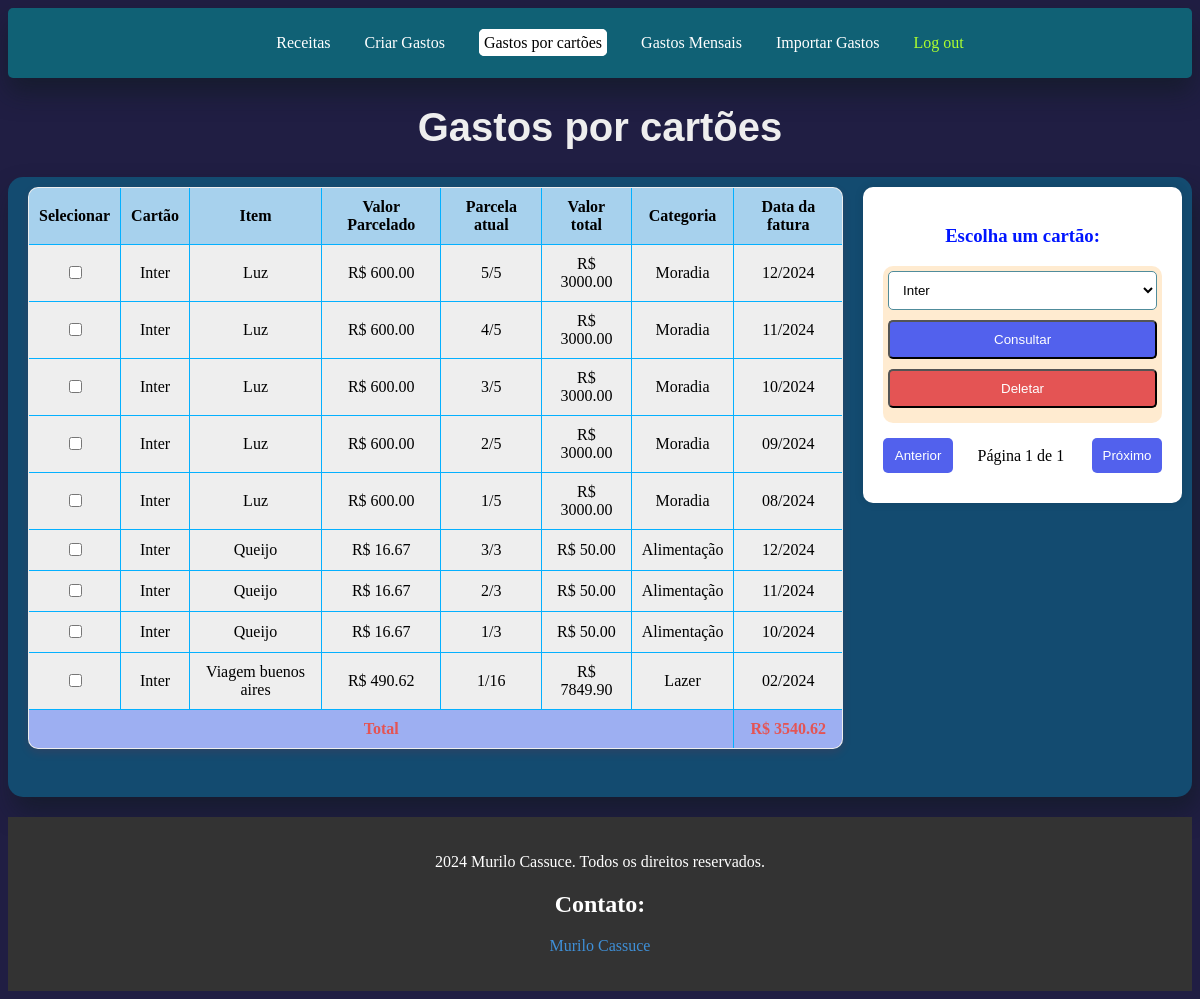
/gastosIndividuais/ (signed in), run on an earlier commit of the app's database.
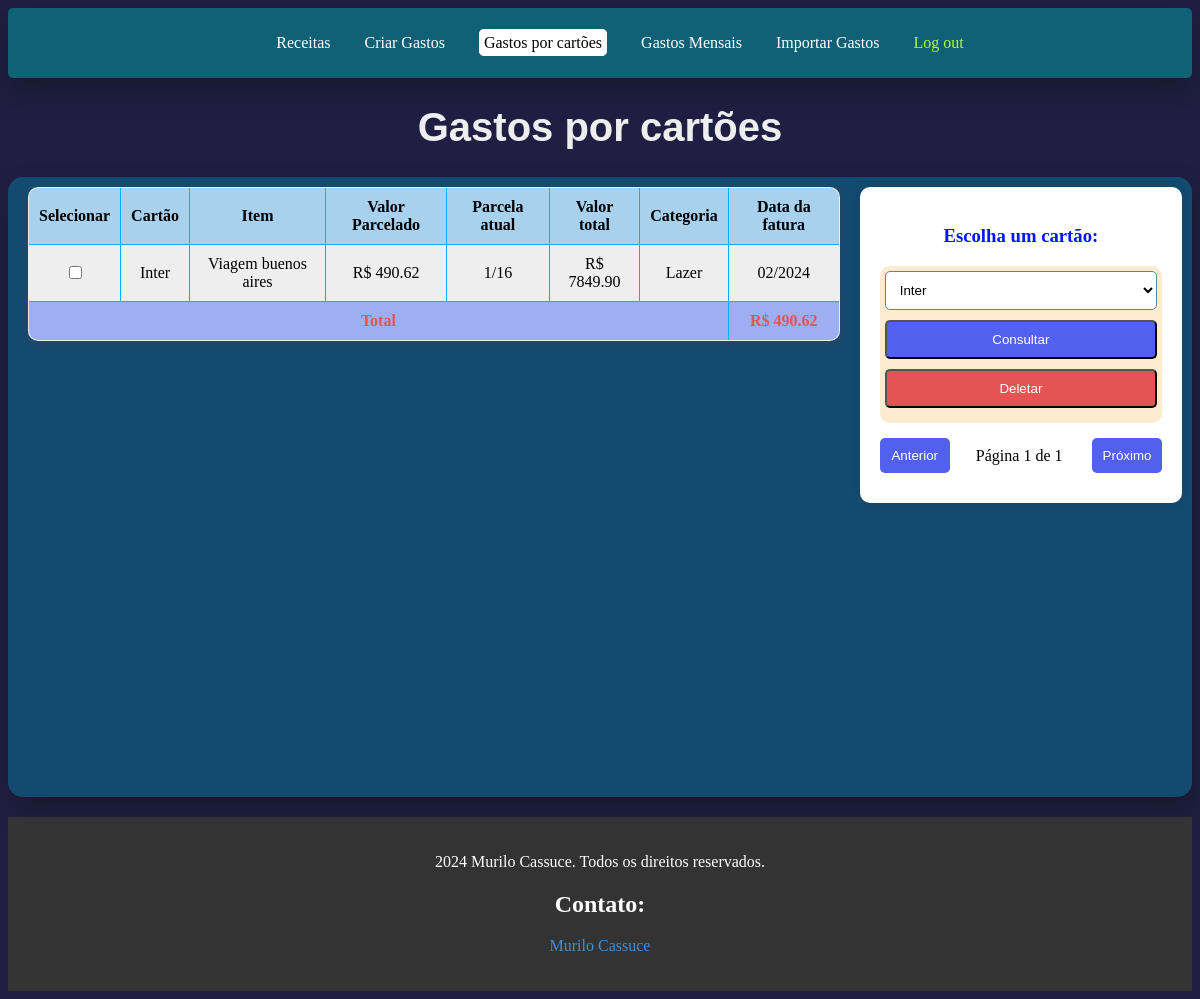
And on a later commit of the database.
### usuarios/models.py (models this page shows, shortened)
class Gastos(models.Model):
    CATEGORIA_GASTO = [
        ("Alimentação", "Alimentação"),
        ("Transporte", "Transporte"),
        ("Entretenimento", "Entretenimento"),
        ("Moradia", "Moradia"),
        ("Lazer", "Lazer"),
        ("Educação", "Educação"),
        ("Serviços", "Serviços"),
        ("Saúde", "Saúde"),
        ("Outros", "Outros"),
    ]
    cartao = models.CharField(max_length=20)
    item = models.CharField(max_length=64)
    valor = models.DecimalField(max_digits=10, decimal_places=2)
    parcelas = models.CharField(max_length=6)
    parcelado = models.IntegerField()
    categoria = models.CharField(max_length=30, choices=CATEGORIA_GASTO)
    data_inicial = models.CharField(max_length=5)
    usuario = models.ForeignKey(settings.AUTH_USER_MODEL, on_delete=models.CASCADE)
    def valor_parcelado(self):
        if self.parcelado > 0:
            valor_parcelado = self.valor/self.parcelado
            return valor_parcelado
        return 0.00

### usuarios/views.py (the view, shortened to what this page needs)
# urls.py: path('gastosIndividuais/', views.gastosIndividuais, name="gastosIndividuais"),
def gastosIndividuais(request):
    if not request.user.is_authenticated:
        return HttpResponseRedirect(reverse("login"))
    LimiteDadosGastosUsuarios = Gastos.objects.filter(usuario=request.user)
    LimiteDadosGastosUsuarios_list = list(LimiteDadosGastosUsuarios)
    LimiteDadosReceitasUsuarios = EntradaDinheiro.objects.filter(usuario=request.user)
    LimiteDadosReceitasUsuarios_list = list(LimiteDadosReceitasUsuarios)
    if len(LimiteDadosReceitasUsuarios_list) > 150 or len(LimiteDadosGastosUsuarios_list) > 150:
        return HttpResponseRedirect(reverse("FimDoTeste"))
    cartoes = Gastos.objects.filter(usuario=request.user).values_list('cartao', flat=True).distinct()
    cartoes_filtrados = None
    total_entrada = 0
    if Gastos.objects.filter(usuario=request.user).exists():
        cartoes_filtrados = Gastos.objects.filter(cartao=cartoes[0], usuario=request.user)
    if request.method == "POST" and 'buscarCartoes' in request.POST:
        cartao_buscado = request.POST.get("cartao")
        if cartao_buscado:
            cartoes_filtrados = Gastos.objects.filter(cartao=cartao_buscado, usuario=request.user)
    if cartoes_filtrados != None:
        total_entrada = sum(gasto.valor_parcelado() for gasto in cartoes_filtrados)
    return render(request, 'usuarios/gastosIndividuais.html', {
        'cartoes': cartoes,
        'gastos': cartoes_filtrados,
        'total_entrada': total_entrada,
    })

### usuarios/templates/usuarios/gastosIndividuais.html (shortened to what this page needs)
{% extends "usuarios/layout.html" %}
{% block body %}
    <h1 id="h1Despesas" >Gastos por cartões</h1>
<div id="divPrincipal">
    <form method="POST" id="formTabela" action="{% url 'gastosIndividuais' %}">
        <table id="tabprincipal">
            <thead>
                <tr>
                    <th>Selecionar</th>
                    <th>Cartão</th>
                    <th>Item</th>
                    <th>Valor Parcelado</th>
                    <th>Parcela atual</th>
                    <th>Valor total</th>
                    <th>Categoria</th>
                    <th>Data da fatura</th>
                </tr>
            </thead>
            <tbody id="gastosTable">
                {% for gasto in gastos|slice:"::-1" %}
                <tr id="tr_criar_gasto" class="gasto-item">
                    <td><input type="checkbox" name="deletar" value="{{ gasto.id }}"></td>
                    <td>{{ gasto.cartao }}</td>
                    <td>{{ gasto.item }}</td>
                    <td>R$ {{ gasto.valor_parcelado|floatformat:2 }}</td>
                    <td>{{ gasto.parcelas }}</td>
                    <td>R$ {{ gasto.valor }}</td>
                    <td>{{ gasto.categoria }}</td>
                    <td>{{ gasto.data_inicial }}</td>
                </tr>
                {% empty %}
                <tr>
                    <td colspan="8">Nenhum cartão encontrado.</td>
                </tr>
                {% endfor %}
                <tr>
                    <td class="total" colspan="7"><strong>Total</strong></td>
                    <td class="total" colspan="1"><strong>R$ {{ total_entrada|floatformat:2 }}</strong></td>
                </tr>
            </tbody>
        </table>
    </form>
    <div id="formConsultCart">
        <h3 class="h3Info">Escolha um cartão: </h3>
        <form id="formGastos" method="post" action="{% url 'gastosIndividuais' %}">
            <div id="TestBackGround">
            <select id="cartao" name="cartao">
                {% for cartao in cartoes %}
                    <option value="{{ cartao }}">{{ cartao }}</option>
                    {% empty %}
                    <option>Nenhum cartão encontrado</option>
                {% endfor %}
            </select>
            <button type="submit" name="buscarCartoes" id="buscarGastoindividual">Consultar</button>
            <button type="button" id="deletarDados">Deletar</button>
            </div>
        </form>
        <div id="paginationButtons">
            <button id="anterPag">Anterior</button>
            <span id="pageInfo">Página {{ page_obj.number }} de {{ page_obj.paginator.num_pages }}</span>
            <button id="proxPag">Próximo</button>
        </div>
    </div>
</div>
{% endblock %}

### usuarios/templates/usuarios/layout.html (shortened to what this page needs)
<!DOCTYPE html>
<html lang="en">
<head>
</head>
<body>
    <header>
        <nav>
            <ul>
                <li><a id="PaginatualAdicionarSaldo" href="{% url 'AdicionarSaldo' %}">Receitas</a></li>
                <li><a href="{% url 'criar_gasto' %}">Criar Gastos</a></li>
                <li><a id="paginatualGastosIndividuais" href="{% url 'gastosIndividuais' %}">Gastos por cartões</a></li>
                <li><a id="paginatualGastosMensais" href="{% url 'gastosMensais' %}">Gastos Mensais</a></li>
                <li><a id="paginatualImportarGastos" href="{% url 'ImportarGastos' %}">Importar Gastos</a></li>
                <li><a style="color:greenyellow;" id="Logout"href="{% url 'logout' %}">Log out</a></li>
            </ul>
        </nav>
    </header>
    {% block body %}
    {% endblock %}
    <footer>
        <p>2024 Murilo Cassuce. Todos os direitos reservados.</p>
        <h2>Contato:</h2>
        <div id="divLink"><p><a href="https://www.linkedin.com/in/murilocassuce/">Murilo Cassuce</a></p></div>
    </footer>
</body>
</html>

### usuarios/templates/usuarios/layout.html (style rules this page uses)
body { background-color:rgb(32, 30, 67); }
header { background-color: rgb(16, 97, 117); padding: 10px; text-align: center; border-radius: 5px; box-shadow: 0 15px 25px rgba(14, 25, 27, 0.507); }
header li { display: inline; margin: 0 15px; }
header a { color: #fff; }
footer { text-align: center; padding: 20px 0; background-color: #333; color: #fff; position: relative; width: 100%; margin-top: 20px; }
a { color: rgb(63, 144, 216); text-decoration:none; }

### usuarios/templates/usuarios/gastosIndividuais.html (style rules this page uses)
body { background-color:rgb(32, 30, 67); }
#h1Despesas { text-align: center; color: rgb(238, 238, 238); font-size: 40px; font-family: 'Gill Sans', 'Gill Sans MT', Calibri, 'Trebuchet MS', sans-serif; }
#divPrincipal { display: flex; justify-content: center; align-items: center; margin: 0 auto; background-color: rgb(19, 75, 112); border-radius: 15px; box-shadow: 2px 2px 5px rgba(0, 0, 0, 0.1); padding: 10px; height: 600px; overflow: auto; box-shadow: 5px 15px 25px rgba(14, 25, 27, 0.507); }
#tabprincipal { border-collapse: collapse; background-color: rgb(238, 238, 238); border: 1px solid rgb(80, 140, 155); border-radius: 10px; overflow: hidden; margin-left: 10px; box-shadow: 0px 4px 10px rgba(255, 0, 0, 0.1); box-sizing: border-box; }
th, td { border: 1px solid rgb(4, 176, 255); padding: 10px; text-align: center; }
th { background-color: rgb(167, 209, 237); }
#formTabela { align-self: flex-start; }
#formConsultCart { align-self: flex-start; width: 300px; padding: 20px; border-radius: 10px; box-shadow: 0px 0px 10px rgba(0, 0, 0, 0.1); background-color: #fff; display: flex; flex-direction: column; align-items: center; margin-left: 20px; }
#formGastos { width: 100%; }
button, select { background-color: rgb(255, 255, 255); width: 100%; border-radius: 5px; margin-bottom: 10px; padding: 10px; box-sizing: border-box; cursor: pointer; }
select { border: 1px solid rgb(80, 140, 155); }
#buscarGastoindividual { background-color: rgb(82, 97, 237); color: #fff; }
#paginationButtons { display: flex; justify-content: space-between; width: 100%; margin-top: 15px; }
#anterPag, #proxPag { background-color: rgb(82, 97, 237); width: 70px; padding: 10px; border: none; color: white; cursor: pointer; text-align: center; border-radius: 5px; }
#pageInfo { color: #000000; width: 90px; align-self: auto; padding: 5px; margin-top: 4px; }
#deletarDados { background-color: rgb(228, 84, 84); color: white; }
.total { background-color: rgb(157, 175, 242); color: rgb(228, 84, 84); }
#TestBackGround { background-color: rgba(255, 145, 0, 0.186); padding: 5px; border-radius: 10px; }
.h3Info { color: rgb(0, 21, 255); }

What changed in the data, as far as the page shows it:
removed Gastos: cartao "Inter", item "Luz", valor_parcelado "600.00", parcelas "5/5", valor "3000.00", categoria "Moradia", data_inicial "12/2024"
removed Gastos: cartao "Inter", item "Luz", valor_parcelado "600.00", parcelas "4/5", valor "3000.00", categoria "Moradia", data_inicial "11/2024"
removed Gastos: cartao "Inter", item "Luz", valor_parcelado "600.00", parcelas "3/5", valor "3000.00", categoria "Moradia", data_inicial "10/2024"
removed Gastos: cartao "Inter", item "Luz", valor_parcelado "600.00", parcelas "2/5", valor "3000.00", categoria "Moradia", data_inicial "09/2024"
removed Gastos: cartao "Inter", item "Luz", valor_parcelado "600.00", parcelas "1/5", valor "3000.00", categoria "Moradia", data_inicial "08/2024"
removed Gastos: cartao "Inter", item "Queijo", valor_parcelado "16.67", parcelas "3/3", valor "50.00", categoria "Alimentação", data_inicial "12/2024"
removed Gastos: cartao "Inter", item "Queijo", valor_parcelado "16.67", parcelas "2/3", valor "50.00", categoria "Alimentação", data_inicial "11/2024"
removed Gastos: cartao "Inter", item "Queijo", valor_parcelado "16.67", parcelas "1/3", valor "50.00", categoria "Alimentação", data_inicial "10/2024"
Also different on the page:
{{ total_entrada|floatformat:2 }}: "3540.62" → "490.62"
